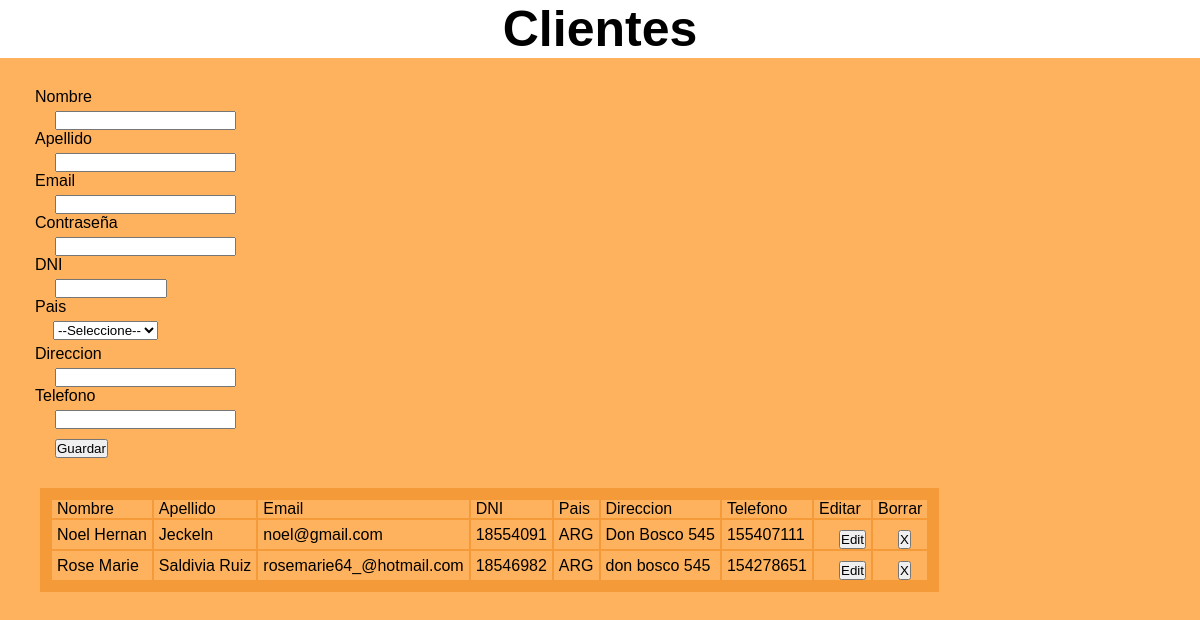
The app's page /clientes.php, older data.
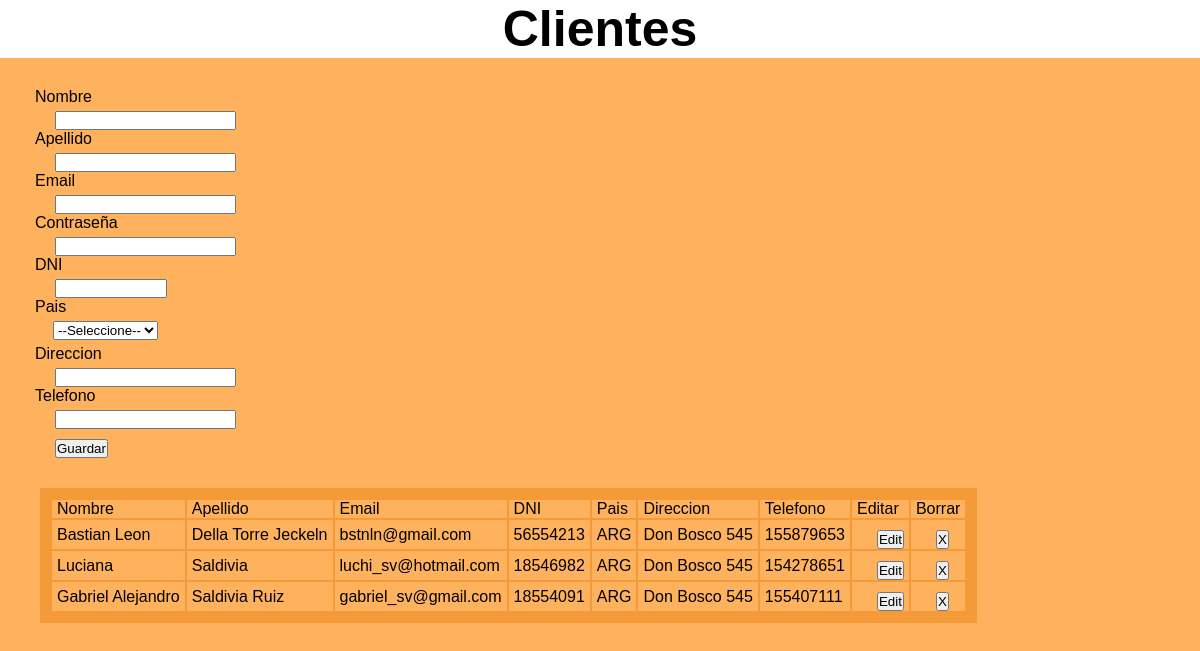
The same page, newer data.
### tables this page shows
CREATE TABLE `clientes` (
  `idCliente` int(3) NOT NULL,
  `nombre` varchar(35) NOT NULL,
  `apellido` varchar(35) NOT NULL,
  `email` varchar(40) NOT NULL,
  `dni` int(8) NOT NULL,
  `contrasena` varchar(80) NOT NULL,
  `pais` varchar(4) NOT NULL,
  `direccion` varchar(35) NOT NULL,
  `telefono` varchar(25) NOT NULL
);

### cliente.entidad.php (called while the page is built, shortened)
<?php
class Cliente
{
    private $nombre;
    private $apellido;
    private $email;
    private $dni;
    private $pais;
    private $direccion;
    private $telefono;
    public function getNombre()
    {
        return $this->nombre;
    }
    public function setNombre($nombre)
    {
        $this->nombre = $nombre;
    }
    public function getApellido()
    {
        return $this->apellido;
    }
    public function setApellido($apellido)
    {
        $this->apellido = $apellido;
    }
    public function getEmail()
    {
        return $this->email;
    }
    public function setEmail($email)
    {
        $this->email = $email;
    }
    public function getDni()
    {
        return $this->dni;
    }
    public function setDni($dni)
    {
        $this->dni = $dni;
    }
    public function getPais()
    {
        return $this->pais;
    }
    public function setPais($pais)
    {
        $this->pais = $pais;
    }
    public function getDireccion()
    {
        return $this->direccion;
    }
    public function setDireccion($direccion)
    {
        $this->direccion = $direccion;
    }
    public function getTelefono()
    {
        return $this->telefono;
    }
    public function setTelefono($telefono)
    {
        $this->telefono = $telefono;
    }
}

### conexion.php (called while the page is built, shortened)
<?php
	class conexion extends PDO
	{
		protected $pdo;
		public function getConexion(){
			return $this->pdo;
		}
		public function __construct(){
			try{
				$this->pdo = new PDO('mysql:host='.DB_HOST.';dbname='.DB_NAME,DB_USER,DB_PASS);
				$this->pdo->setAttribute(PDO::ATTR_ERRMODE,PDO::ERRMODE_EXCEPTION);
			}
			catch(Exception $e){
				die($e->getMessage());
			}
		}
	}
 ?>

### cliente.model.php (called while the page is built, shortened)
<?php
require_once "conexion.php";
class ClienteModel
{
    private $pdo;
    public function __construct()
    {
        $con = new Conexion();
        $this->pdo = $con->getConexion();
    }
    public function listar()
    {
        try {
            $result = array();
            $stm = $this->pdo->prepare("SELECT * FROM clientes ORDER BY apellido ASC");
            $stm->execute();
            foreach ($stm->fetchAll(PDO::FETCH_OBJ) as $r) {
                $cli = new Cliente();
                $cli->setIdCliente($r->idCliente);
                $cli->setNombre($r->nombre);
                $cli->setApellido($r->apellido);
                $cli->setEmail($r->email);
                $cli->setDni($r->dni);
                $cli->setContrasena($r->contrasena);
                $cli->setPais($r->pais);
                $cli->setDireccion($r->direccion);
                $cli->setTelefono($r->telefono);
                $result[] = $cli;
            }
            return $result;
        } catch (Exception $e) {
            die($e->getMessage());
        }
    }
}

### clientes.php (the view, shortened to what this page needs)
<?php
require_once "cliente.model.php";
require_once "cliente.entidad.php";
$model = new ClienteModel();
$cli = new Cliente();
?>
<!DOCTYPE html>
<html>
<head>
    <link href="CSS/styles.css" type="text/css" rel="stylesheet" />
</head>
<body style="background-color:#ffb25e">
    <h1>Clientes</h1>
    <form action="clientes.php" method="POST">
        <label>Nombre</label> <input type="text" name="nombre" length="25" value="<?php echo $cli->getNombre(); ?>" />
        <label>Apellido</label> <input type="text" name="apellido" length="25" value="<?php echo $cli->getApellido(); ?>" />
        <label>Email</label> <input type="text" name="email" length="35" value="<?php echo $cli->getEmail(); ?>" />
        <label>Contraseña</label> <input type="password" name="contrasena" length="25" />
        <label>DNI</label> <input type="number" name="dni" length="8" value="<?php echo $cli->getDni(); ?>" />
        <label>Pais</label>
        <select name="pais">
            <option selected value="0">--Seleccione--</option>
        </select>
        <label>Direccion</label><input type="text" name="direccion" length="25" value="<?php echo $cli->getDireccion(); ?>" />
        <label>Telefono</label><input type="text" name="telefono" length="15" value="<?php echo $cli->getTelefono(); ?>" />
        <input type="submit" value="Guardar">
    </form>
    <table>
        <thead>
            <tr>
                <td>Nombre</td>
                <td>Apellido</td>
                <td>Email</td>
                <td>DNI</td>
                <td>Pais</td>
                <td>Direccion</td>
                <td>Telefono</td>
                <td>Editar</td>
                <td>Borrar</td>
            </tr>
        </thead>
        <tbody>
            <?php
    foreach ($model->listar() as $r) {?>
            <tr>
                <td><?php echo $r->getNombre(); ?></td>
                <td><?php echo $r->getApellido(); ?></td>
                <td><?php echo $r->getEmail(); ?></td>
                <td><?php echo $r->getDni(); ?></td>
                <td><?php echo $r->getPais(); ?></td>
                <td><?php echo $r->getDireccion(); ?></td>
                <td><?php echo $r->getTelefono(); ?></td>
                <td>
                    <form action="clientes.php" method="post" class="encasedForm">
                        <input type="submit" value="Edit" />
                    </form>
                </td>
                <td>
                    <form action="clientes.php" method="post" class="encasedForm">
                        <input type="submit" value="X" />
                    </form>
                </td>
            </tr>
            <?php } ?>
        </tbody>
    </table>
</body>
</html>

### CSS/styles.css (style rules this page uses)
* { margin: 0; opacity: 1.0; padding: 0; }
body { background-color:lightblue; font-family: 'Merriweather Sans', sans-serif; }
h1 { font-size: 50px; text-align: center; font-family: 'Cairo', sans-serif; background-color:white; width: 100%; }
tr { padding: 10px; }
table { background-color: white; margin: 0 0 0 40px; background-color:#F49A39; padding:10px; }
td { padding: 0 5px 0 5px; background-color:#ffb25e; }
form { padding: 15px; width: 50%; margin: 15px 0px 15px 20px; }
select { display: block; margin: 5px 18px 5px; }
.encasedForm { margin: 0; padding: 0; }
input[type=number] { -moz-appearance:textfield; width: 3%; }
input[name=dni] { width:18%; }
input { margin: 5px 0px 0px 20px; display: block; }
input[type=submit] { margin: 10px 0px 0px 20px; display: block; }

Row changes from the older to the newer data that the page shows:
added clientes: nombre "Bastian Leon", apellido "Della Torre Jeckeln", email "bstnln@gmail.com", dni "56554213", pais "ARG", direccion "Don Bosco 545", telefono "155879653"
changed clientes: nombre "Rose Marie" → "Luciana"; apellido "Saldivia Ruiz" → "Saldivia"; email "rosemarie64_@hotmail.com" → "luchi_sv@hotmail.com"; direccion "don bosco 545" → "Don Bosco 545"; moves up the list
changed clientes: nombre "Noel Hernan" → "Gabriel Alejandro"; apellido "Jeckeln" → "Saldivia Ruiz"; email "noel@gmail.com" → "gabriel_sv@gmail.com"
